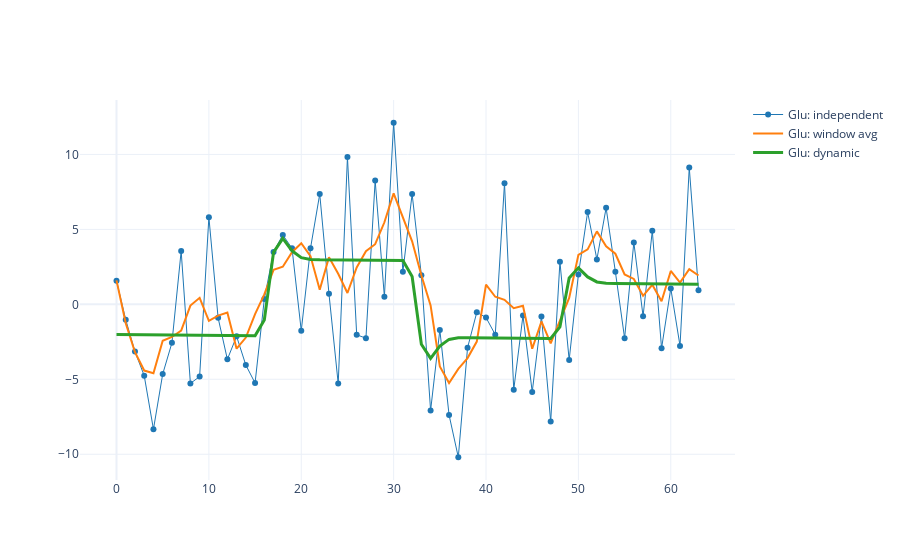

The cell this chart's notebook holds for it:
### Code cell
import numpy as np
import matplotlib.pyplot as plt
import plotly.graph_objects as go

met = 'Glu'

x_axis = np.arange(64)

colors = plt.get_cmap('tab10').colors
def color_t2s(tin, alpha=1):
    tscaled = [255*t for t in tin]
    return f'rgba({tscaled[0]}, {tscaled[1]}, {tscaled[2]}, {alpha})'
line_size = dict(idep=1, wavg=2, dyn=3)

mean_metab = df_indep_stim[met].mean()
def to_percent(x):
    return 100 * ((x/mean_metab) - 1)

indep_trace = go.Scatter(
    x=x_axis, y=to_percent(df_indep_stim[met]),
    mode='lines+markers',
    name=f'{met}: independent',
    legendgroup=met,
    line=dict(
        color=color_t2s(colors[0]),
        width=line_size['idep']),
                )

wav_trace = go.Scatter(
    x=x_axis, y=to_percent(df_wavg_stim[met]),
    mode='lines',
    name=f'{met}: window avg',
    legendgroup=met,
    line=dict(
        color=color_t2s(colors[1]),
        width=line_size['wavg']),
                )

regex = '_' + met.replace('+', '\+') + '_'
dyn_trace = go.Scatter(
    x=x_axis, y=indiv_traces(regex),
    mode='lines',
    name=f'{met}: dynamic',
    legendgroup=met,
    line=dict(
        color=color_t2s(colors[2]),
        width=line_size['dyn']),
                )

fig = go.Figure()
fig.add_trace(indep_trace)
fig.add_trace(wav_trace)
fig.add_trace(dyn_trace)
fig.update_layout(template='plotly_white')

### Figure 1 — Plotly figure (JSON) as saved in the notebook; plotly's stock layout.template omitted (floating-point values rounded to 4 significant figures)
{"data": [{"legendgroup": "Glu", "line": {"color": "rgba(31.0, 119.0, 180.0, 1)", "width": 1}, "mode": "lines+markers", "name": "Glu: independent", "type": "scatter", "x": [0, 1, 2, 3, 4, 5, 6, 7, 8, 9, 10, 11, 12, 13, 14, 15, 16, 17, 18, 19, 20, 21, 22, 23, 24, 25, 26, 27, 28, 29, 30, 31, 32, 33, 34, 35, 36, 37, 38, 39, 40, 41, 42, 43, 44, 45, 46, 47, 48, 49, 50, 51, 52, 53, 54, 55, 56, 57, 58, 59, 60, 61, 62, 63], "y": [1.569, -1.027, -3.153, -4.755, -8.333, -4.653, -2.568, 3.553, -5.274, -4.818, 5.814, -0.9019, -3.668, -2.134, -4.052, -5.246, 0.3499, 3.493, 4.632, 3.738, -1.759, 3.744, 7.36, 0.7016, -5.287, 9.821, -2.024, -2.264, 8.259, 0.5041, 12.11, 2.176, 7.356, 1.944, -7.08, -1.708, -7.38, -10.2, -2.898, -0.5301, -0.8804, -2.021, 8.084, -5.696, -0.7467, -5.844, -0.8064, -7.812, 2.842, -3.715, 1.988, 6.154, 2.999, 6.436, 2.178, -2.255, 4.13, -0.7917, 4.91, -2.935, 1.063, -2.774, 9.131, 0.9443]}, {"legendgroup": "Glu", "line": {"color": "rgba(255.0, 127.0, 14.0, 1)", "width": 2}, "mode": "lines", "name": "Glu: window avg", "type": "scatter", "x": [0, 1, 2, 3, 4, 5, 6, 7, 8, 9, 10, 11, 12, 13, 14, 15, 16, 17, 18, 19, 20, 21, 22, 23, 24, 25, 26, 27, 28, 29, 30, 31, 32, 33, 34, 35, 36, 37, 38, 39, 40, 41, 42, 43, 44, 45, 46, 47, 48, 49, 50, 51, 52, 53, 54, 55, 56, 57, 58, 59, 60, 61, 62, 63], "y": [1.597, -1.261, -3.193, -4.416, -4.592, -2.425, -2.175, -1.75, -0.08208, 0.4352, -1.094, -0.7481, -0.5419, -2.954, -2.213, -0.656, 0.6623, 2.304, 2.513, 3.481, 4.074, 3.22, 0.9691, 3.14, 2.038, 0.7551, 2.466, 3.548, 4.013, 5.475, 7.407, 5.831, 4.205, 1.942, -0.06903, -4.145, -5.248, -4.308, -3.586, -2.484, 1.314, 0.5053, 0.3009, -0.261, -0.08846, -2.959, -1.142, -2.599, -1.048, 0.4295, 3.305, 3.669, 4.868, 3.875, 3.377, 1.998, 1.693, 0.5713, 1.301, 0.2025, 2.226, 1.449, 2.343, 1.922]}, {"legendgroup": "Glu", "line": {"color": "rgba(44.0, 160.0, 44.0, 1)", "width": 3}, "mode": "lines", "name": "Glu: dynamic", "type": "scatter", "x": [0, 1, 2, 3, 4, 5, 6, 7, 8, 9, 10, 11, 12, 13, 14, 15, 16, 17, 18, 19, 20, 21, 22, 23, 24, 25, 26, 27, 28, 29, 30, 31, 32, 33, 34, 35, 36, 37, 38, 39, 40, 41, 42, 43, 44, 45, 46, 47, 48, 49, 50, 51, 52, 53, 54, 55, 56, 57, 58, 59, 60, 61, 62, 63], "y": [-2.012, -2.018, -2.023, -2.029, -2.034, -2.04, -2.045, -2.051, -2.057, -2.062, -2.068, -2.073, -2.079, -2.084, -2.09, -2.095, -1.039, 3.465, 4.404, 3.571, 3.113, 2.998, 2.976, 2.969, 2.963, 2.958, 2.952, 2.947, 2.941, 2.936, 2.93, 2.925, 1.858, -2.658, -3.608, -2.786, -2.339, -2.235, -2.224, -2.228, -2.233, -2.239, -2.244, -2.25, -2.255, -2.261, -2.266, -2.272, -1.508, 1.756, 2.435, 1.829, 1.495, 1.411, 1.393, 1.387, 1.381, 1.375, 1.37, 1.364, 1.359, 1.353, 1.348, 1.342]}], "layout": {}}
